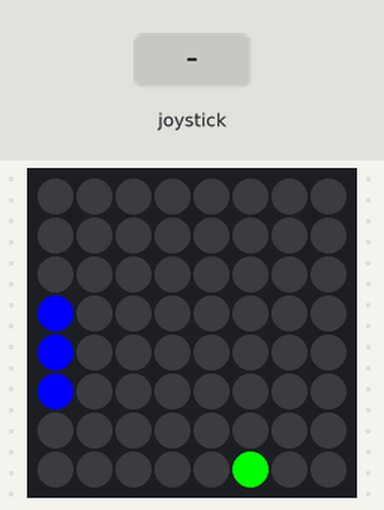
Recording of a program running on a simulated Raspberry Pi (BCM pin numbers) with a Sense HAT. On the bench: the Sense HAT's 8×8 RGB LED matrix. The test bench sets the inputs (shaded band). Random numbers come from a fixed seed; the 64×8 strip is a reading aid, not a part: it shows the text the matrix is scrolling, unrolled, one strip-width of it at a time. At 13.3 s the program stops and its outputs stay as they are.

Above: at 1.2 s.
1.3 s: joystick pushed up
At 1.9 s:
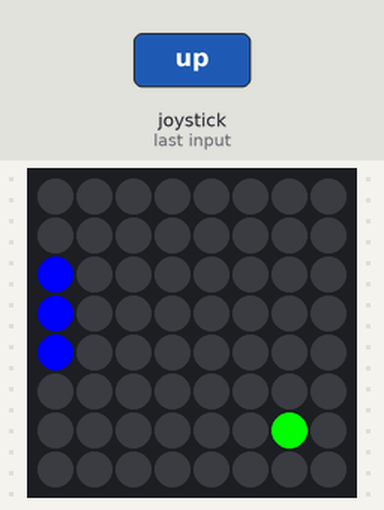
At 2.4 s:
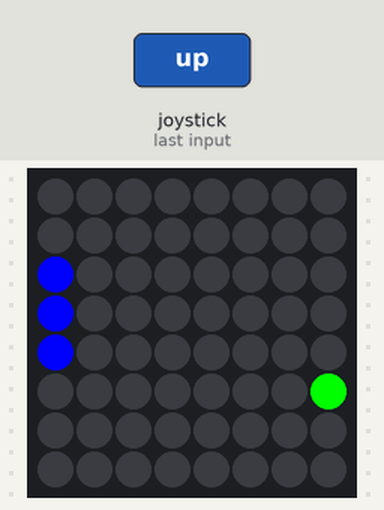
4.3 s: joystick pushed down
At 4.9 s:
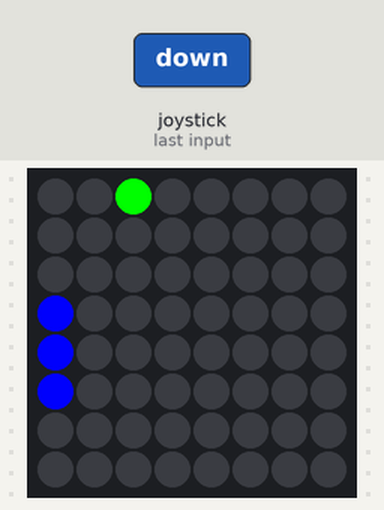
Timing chart, 0 to 7.3 s (numbered marks = the images above; inputs shaded):
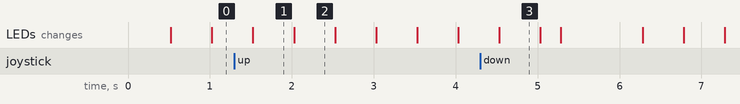

The program:

pong_sensehat.py
```python
from sense_hat import SenseHat
from random import randint
from time import sleep

sense = SenseHat()

y = 4
ball_position = [randint(2,6), randint(1,6)]
ball_velocity = [1,1]
score = 0

def draw_bat():
    sense.set_pixel(0,y,0,0,255)
    sense.set_pixel(0,y+1,0,0,255)
    sense.set_pixel(0,y-1,0,0,255)

R = [255,0,0]
N = [0,0,0]

game_over = [
R,R,R,R,R,R,R,R,
R,R,N,N,N,N,R,R,
R,N,R,N,N,R,N,R,
R,N,N,R,R,N,N,R,
R,N,N,R,R,N,N,R,
R,N,R,N,N,R,N,R,
R,R,N,N,N,N,R,R,
R,R,R,R,R,R,R,R,
]


def move_up(event):
    global y
    # als y (i.e. middelpunt van de bat) groter is dan 1 kunnen we nog omhoog verschuiven
    # zoniet beweegt de bat niet meer
    if y > 1 and event.action == 'pressed':
        y -= 1

def move_down(event):
    global y
    # als y kleiner is dan 6 kunnen we nog omlaag verschuiven
    if y < 6 and event.action == 'pressed':
        y += 1


def draw_ball():
    global score
    global active_game
    sense.set_pixel(ball_position[0], ball_position[1], 0,255,0)
    # verschuiven naar volgende positie
    ball_position[0] += ball_velocity[0]
    ball_position[1] += ball_velocity[1]

    if ball_position[0] == 7:
        # als de bal het plafond raakt, keren we de velocity om
        ball_velocity[0] = -ball_velocity[0]

    if ball_position[1] == 0 or ball_position[1] == 7:
        # als de bal de zijkanten raakt, keren we de velocity om
        ball_velocity[1] = -ball_velocity[1]

    if ball_position[0] == 0:
        # game over
        sleep(0.25)
        sense.set_pixels(game_over)
        sleep(1)
        sense.show_message(str(score), text_colour=[0,255,0], scroll_speed=0.5)
        quit()

    if ball_position[0] == 1 and y-1 <= ball_position[1] <= y + 1:
        ball_velocity[0] = -ball_velocity[0]
        score += 1

sense.stick.direction_up = move_up
sense.stick.direction_down = move_down

while True:
    sense.clear()
    draw_bat()
    draw_ball()
    sleep(0.5)
```

Measured:
- what the display in image 1 shows lasts 0.5 s, from 1.5 s to 2.0 s
